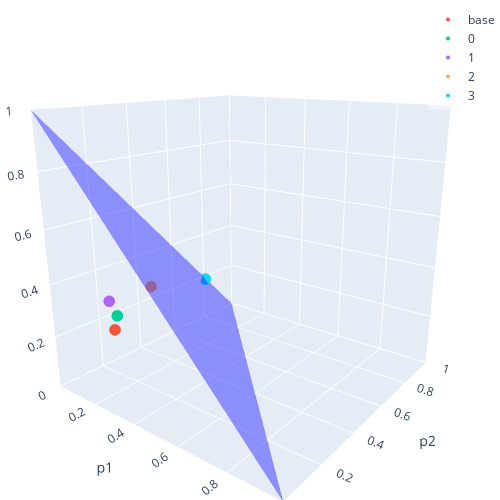

Notebook code for this chart:
### Code cell
#Plot the probability simplex       
fig = go.Figure(layout=go.Layout(autosize=False, width=500, height=500))
fig.update_layout(legend=dict(bgcolor='rgba(255,255,255,0.4)', yanchor="top", y=0.99, xanchor="right", x=1),
                              margin=dict(l=0, r=0, t=0, b=0),
                              scene = dict(xaxis = dict(title="p1", range=[0,1]),
                                           yaxis = dict(title="p2", range=[0,1]),
                                           zaxis = dict(title="p3", range=[0,1])))


fig.add_trace(go.Mesh3d(x=[1,0,0], y=[0,1,0], z=[0,0,1], opacity=0.4, color='blue', i=np.array([0]), j=np.array([1]), k=np.array([2]) ))


#Plot the cumulative sum points in the probability space
def s(x):
    return 1/(1+np.exp(-sqrt(2)*x))

base_prob = s(Base)
print(base_prob)
cum_sum_prob = s(cum_sum)

#base
fig.add_trace(go.Scatter3d(x=[base_prob[0]], y=[base_prob[1]], z=[base_prob[2]], mode='markers', marker={'size' : 4}, name='base'))
for i in range(len(cum_sum)):
    fig.add_trace(go.Scatter3d(x=[cum_sum_prob[i,0]], y=[cum_sum_prob[i,1]], z=[cum_sum_prob[i,2]], mode='markers', marker={'size' : 4}, name=str(i)))

fig.show()

### Figure 1 — Plotly figure (JSON) as saved in the notebook; plotly's stock layout.template omitted (floating-point values rounded to 4 significant figures)
{"data": [{"color": "blue", "i": [0], "j": [1], "k": [2], "opacity": 0.4, "type": "mesh3d", "x": [1, 0, 0], "y": [0, 1, 0], "z": [0, 0, 1]}, {"marker": {"size": 4}, "mode": "markers", "name": "base", "type": "scatter3d", "x": [0.135], "y": [0.1623], "z": [0.2079]}, {"marker": {"size": 4}, "mode": "markers", "name": "0", "type": "scatter3d", "x": [0.09463], "y": [0.2102], "z": [0.2361]}, {"marker": {"size": 4}, "mode": "markers", "name": "1", "type": "scatter3d", "x": [0.06321], "y": [0.2027], "z": [0.2894]}, {"marker": {"size": 4}, "mode": "markers", "name": "2", "type": "scatter3d", "x": [0.02772], "y": [0.4479], "z": [0.2649]}, {"marker": {"size": 4}, "mode": "markers", "name": "3", "type": "scatter3d", "x": [0.01217], "y": [0.7965], "z": [0.1913]}], "layout": {"autosize": false, "height": 500, "legend": {"bgcolor": "rgba(255,255,255,0.4)", "x": 1, "xanchor": "right", "y": 0.99, "yanchor": "top"}, "margin": {"b": 0, "l": 0, "r": 0, "t": 0}, "scene": {"aspectmode": "auto", "aspectratio": {"x": 1, "y": 1, "z": 1}, "camera": {"center": {"x": 0, "y": 0, "z": 0}, "eye": {"x": 1.258, "y": -1.635, "z": 0.6565}, "projection": {"type": "perspective"}, "up": {"x": 0, "y": 0, "z": 1}}, "xaxis": {"range": [0, 1], "title": {"text": "p1"}, "type": "linear"}, "yaxis": {"range": [0, 1], "title": {"text": "p2"}, "type": "linear"}, "zaxis": {"range": [0, 1], "title": {"text": "p3"}, "type": "linear"}}, "width": 500}}
